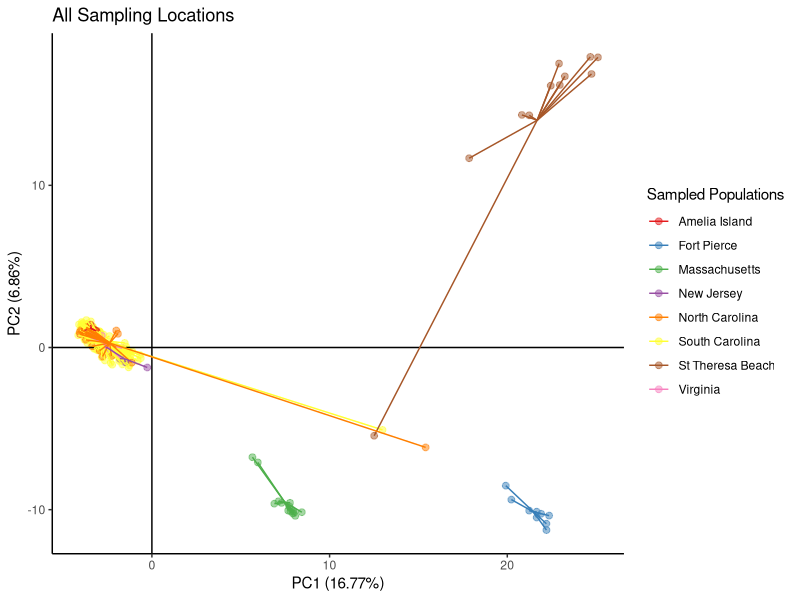

Here is the R script that generated this plot: (Note: this script raises an error after producing the figure.)
## PC 
rm(list=ls())
library(ggplot2)
library(readxl)
library(RColorBrewer)
dat = read.delim("data/diop_80perc_genome.95perc.GT_noNAs.txt")
meta <- read_xlsx("data/IndMeta_Final.xlsx")
meta_sub = meta[match(colnames(dat),meta$'New Code'),]
meta_sub$State[substr(meta_sub$'New Code',1,4)=="FlAM"] = "Amelia Island"
meta_sub$State[substr(meta_sub$'New Code',1,4)=="FlFP"] = "Fort Pierce"
meta_sub$State[substr(meta_sub$'New Code',1,4)=="FlSB"] = "St Theresa Beach"

pc <- prcomp(t(dat))
scores <- data.frame(pc$x) #scores for all individuals through all PCs
scores$pop = meta_sub$State
agg <- aggregate(scores[,-ncol(scores)],by= list(cluster=scores$pop), mean)
colnames(agg)<-paste(colnames(agg),"center",sep="_")
colnames(agg)[1] ="pop"
scores <- merge(scores, agg, by = "pop", all = TRUE, sort = FALSE)
rownames(scores) = meta_sub$'New Code'
scores <- scores[, c("pop", "PC1", "PC2", "PC3", "PC4", "PC1_center", "PC2_center", "PC3_center", "PC4_center")]
cols <- brewer.pal(n = length(unique(scores$pop)), name = "Set1")
#(((pc$sdev)^2)/sum((pc$sdev)^2))*100

p2 <- ggplot(scores, aes(x=PC1, y=PC2, colour=pop))+
  geom_point(size=2, alpha = 0.5)+
    scale_color_manual(values = cols)+ 
  geom_hline(yintercept = 0)+
  geom_vline(xintercept = 0)+
    geom_segment(aes(x=PC1, y=PC2, xend=PC1_center, yend=PC2_center, colour = pop))+
  ggtitle("All Sampling Locations")+
  theme_classic()+
  labs(y= "PC2 (6.86%)", x= "PC1 (16.77%)", colour = "Sampled Populations")


#find sample IDs for outliers
tmp = scores[scores$PC1>10 & scores$PC1<18 & scores$PC2 > -10 & scores$PC2<0,]

pdf("output/PC.pdf")
print(p2 + annotate("text",x=tmp$PC1+1,y=tmp$PC2,label=rownames(tmp),adj=0))
dev.off()

#
